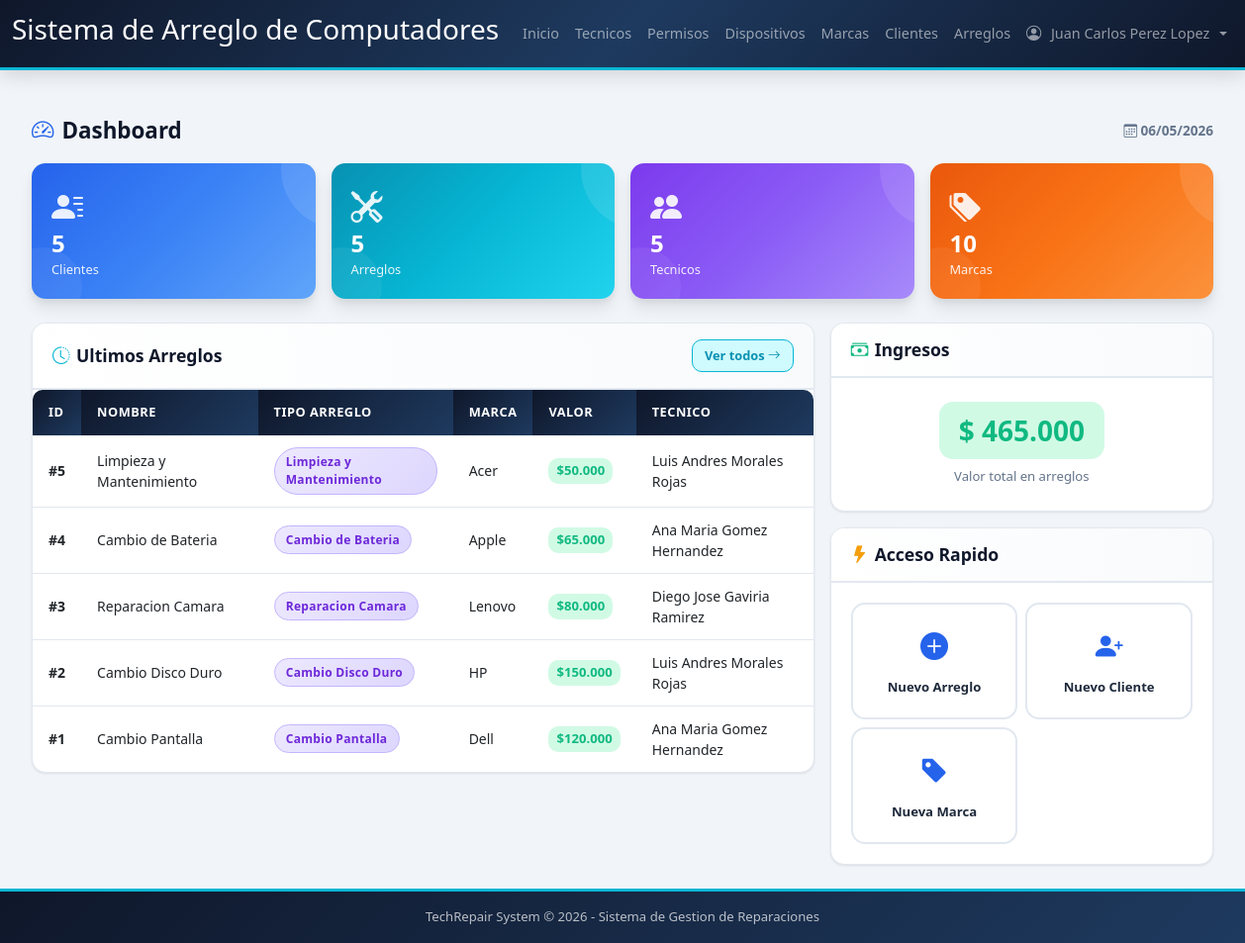
/Codigo/index.php (signed in), run on the app's committed database.
### tables this page shows
CREATE TABLE Arreglo (
  idArreglo INT NOT NULL AUTO_INCREMENT,
  Tipo_Dispositivo_idTipo INT NOT NULL,
  tipo_arreglo_id INT NOT NULL,
  Nombre_Arreglo VARCHAR(45) NOT NULL,
  Descripcion_Cliente VARCHAR(255) NOT NULL,
  comentario_estado TEXT DEFAULT NULL,
  Valor_Pago DECIMAL(10,2), 
  Fecha_Recibido DATE NOT NULL,
  Fecha_Entrega DATE,
  Fecha_Cambio_Estado DATETIME DEFAULT NULL,
  Marca_idMarca INT NOT NULL, 
  Tecnico_idTecnico INT NOT NULL,
  Estado_idEstado INT NOT NULL DEFAULT 1,
  PRIMARY KEY (idArreglo),
  CONSTRAINT fk_Arreglo_TipoDisp FOREIGN KEY (Tipo_Dispositivo_idTipo) REFERENCES Tipo_Dispositivo(idTipoDispositivo),
  CONSTRAINT fk_Arreglo_TipoArreglo FOREIGN KEY (tipo_arreglo_id) REFERENCES Tipo_Arreglo(id),
  CONSTRAINT fk_Arreglo_Marca FOREIGN KEY (Marca_idMarca) REFERENCES Marca(idMarca),
  CONSTRAINT fk_Arreglo_Tecnico FOREIGN KEY (Tecnico_idTecnico) REFERENCES Tecnico(idTecnico),
  CONSTRAINT fk_Arreglo_Estado FOREIGN KEY (Estado_idEstado) REFERENCES Estado(idEstado)
);

CREATE TABLE Marca (
  idMarca INT NOT NULL AUTO_INCREMENT,
  Nombre_Marca VARCHAR(45) NOT NULL, 
  PRIMARY KEY (idMarca)
);

CREATE TABLE Tecnico (
  idTecnico INT NOT NULL AUTO_INCREMENT,
  Nombre_Tecnico VARCHAR(100) NOT NULL, 
  Correo VARCHAR(100) NOT NULL UNIQUE, 
  Contraseña VARCHAR(255) NOT NULL, 
  Rol_idRol INT NOT NULL, 
  PRIMARY KEY (idTecnico),
  CONSTRAINT fk_Tecnico_Rol FOREIGN KEY (Rol_idRol) REFERENCES Rol(idRol)
);

### Codigo/index.php (the view, shortened to what this page needs)
<?php
include("conexion.php");
$isAdmin = isset($_SESSION['rol_nombre']) && $_SESSION['rol_nombre'] === 'Administrador';
$total_clientes = $conn->query("SELECT COUNT(*) as total FROM Cliente")->fetch_assoc()['total'];
$total_arreglos = $conn->query("SELECT COUNT(*) as total FROM Arreglo")->fetch_assoc()['total'];
$total_tecnicos = $conn->query("SELECT COUNT(*) as total FROM Tecnico")->fetch_assoc()['total'];
$total_marcas = $conn->query("SELECT COUNT(*) as total FROM Marca")->fetch_assoc()['total'];
$ultimos_arreglos = $conn->query("SELECT a.*, m.Nombre_Marca, u.Nombre_Tecnico
    FROM Arreglo a
    JOIN Marca m ON a.Marca_idMarca = m.idMarca
    JOIN Tecnico u ON a.Tecnico_idTecnico = u.idTecnico
    ORDER BY a.idArreglo DESC LIMIT 5");
$valor_total = $conn->query("SELECT COALESCE(SUM(Valor_Pago), 0) as total FROM Arreglo")->fetch_assoc()['total'];
?>
<!DOCTYPE html>
<html lang="es">
<head>
    <link href="https://cdn.jsdelivr.net/npm/bootstrap@5.1.3/dist/css/bootstrap.min.css" rel="stylesheet">
    <link href="https://cdn.jsdelivr.net/npm/bootstrap-icons@1.11.3/font/bootstrap-icons.min.css" rel="stylesheet">
    <link href="estils.css" rel="stylesheet">
</head>
<body>
    <?php include 'navbar.php'; ?>
    <div class="main-container">
        <div class="page-header">
            <h2><i class="bi bi-speedometer2"></i> Dashboard</h2>
            <span style="color: var(--color-text-muted); font-size: 0.85rem; font-weight: 600;">
                <i class="bi bi-calendar3"></i> <?php echo date('d/m/Y'); ?>
            </span>
        </div>
        <div class="row g-3 mb-4">
            <div class="col-12 col-sm-6 col-md-4 col-xl">
                <div class="stat-card bg-clientes">
                    <i class="bi bi-person-lines-fill stat-icon"></i>
                    <div class="stat-number"><?php echo $total_clientes; ?></div>
                    <div class="stat-label">Clientes</div>
                </div>
            </div>
            <div class="col-12 col-sm-6 col-md-4 col-xl">
                <div class="stat-card bg-arreglos">
                    <i class="bi bi-tools stat-icon"></i>
                    <div class="stat-number"><?php echo $total_arreglos; ?></div>
                    <div class="stat-label">Arreglos</div>
                </div>
            </div>
            <?php if ($isAdmin): ?>
            <div class="col-12 col-sm-6 col-md-4 col-xl">
                <div class="stat-card bg-tecnicos">
                    <i class="bi bi-people-fill stat-icon"></i>
                    <div class="stat-number"><?php echo $total_tecnicos; ?></div>
                    <div class="stat-label">Tecnicos</div>
                </div>
            </div>
            <?php endif; ?>
            <div class="col-12 col-sm-6 col-md-4 col-xl">
                <div class="stat-card bg-marcas">
                    <i class="bi bi-tags-fill stat-icon"></i>
                    <div class="stat-number"><?php echo $total_marcas; ?></div>
                    <div class="stat-label">Marcas</div>
                </div>
            </div>
        </div>
        <div class="row g-3">
            <div class="col-12 col-lg-8">
                <div class="card-custom">
                    <div class="card-header">
                        <h2><i class="bi bi-clock-history" style="color: var(--color-accent);"></i> Ultimos Arreglos</h2>
                        <a href="arreglo.php" class="btn btn-sm" style="background: var(--color-accent-light); color: #0891b2; border-radius: var(--radius); font-size: 0.8rem; font-weight: 600; padding: 0.35rem 0.75rem; border: 1.5px solid var(--color-accent); text-decoration: none;">
                            Ver todos <i class="bi bi-arrow-right"></i>
                        </a>
                    </div>
                    <div class="card-body p-0">
                        <div class="table-responsive">
                            <table class="table-custom table mb-0">
                                <thead>
                                    <tr>
                                        <th>ID</th>
                                        <th>Nombre</th>
                                        <th>Tipo Arreglo</th>
                                        <th>Marca</th>
                                        <th>Valor</th>
                                        <th>Tecnico</th>
                                    </tr>
                                </thead>
                                <tbody>
                                    <?php if ($ultimos_arreglos && $ultimos_arreglos->num_rows > 0): ?>
                                        <?php while ($arreglo = $ultimos_arreglos->fetch_assoc()): ?>
                                        <tr>
                                            <td><strong>#<?php echo $arreglo['idArreglo']; ?></strong></td>
                                            <td><?php echo htmlspecialchars($arreglo['Nombre_Arreglo']); ?></td>
                                            <td>
                                                <?php
                                                    $badge_class = 'badge-general';
                                                ?>
                                                <span class="badge-rol badge-tipo <?php echo $badge_class; ?>"><?php echo htmlspecialchars($arreglo['Nombre_Arreglo']); ?></span>
                                            </td>
                                            <td><?php echo htmlspecialchars($arreglo['Nombre_Marca']); ?></td>
                                            <td><span class="valor-moneda">$<?php echo number_format($arreglo['Valor_Pago'], 0, ',', '.'); ?></span></td>
                                            <td><?php echo htmlspecialchars($arreglo['Nombre_Tecnico']); ?></td>
                                        </tr>
                                        <?php endwhile; ?>
                                    <?php endif; ?>
                                </tbody>
                            </table>
                        </div>
                    </div>
                </div>
            </div>
            <div class="col-12 col-lg-4">
                <?php if ($isAdmin): ?>
                <div class="card-custom mb-3">
                    <div class="card-header">
                        <h2><i class="bi bi-cash-stack" style="color: var(--color-success);"></i> Ingresos</h2>
                    </div>
                    <div class="card-body text-center" style="padding: 1.5rem;">
                        <div style="font-size: 1.75rem; font-weight: 900; color: var(--color-success); background: var(--color-success-light); display: inline-block; padding: 0.5rem 1.25rem; border-radius: var(--radius-lg);">
                            $ <?php echo number_format($valor_total, 0, ',', '.'); ?>
                        </div>
                        <div style="color: var(--color-text-muted); font-size: 0.82rem; margin-top: 0.5rem; font-weight: 500;">
                            Valor total en arreglos
                        </div>
                    </div>
                </div>
                <?php endif; ?>
                <div class="card-custom">
                    <div class="card-header">
                        <h2><i class="bi bi-lightning-fill" style="color: var(--color-warning);"></i> Acceso Rapido</h2>
                    </div>
                    <div class="card-body">
                        <div class="row g-2">
                            <div class="col-12 col-sm-6">
                                <a href="arreglo.php" class="quick-access-card">
                                    <i class="bi bi-plus-circle-fill"></i>
                                    <span>Nuevo Arreglo</span>
                                </a>
                            </div>
                            <?php if ($isAdmin): ?>
                            <div class="col-12 col-sm-6">
                                <a href="cliente.php" class="quick-access-card">
                                    <i class="bi bi-person-plus-fill"></i>
                                    <span>Nuevo Cliente</span>
                                </a>
                            </div>
                            <div class="col-12 col-sm-6">
                                <a href="marca.php" class="quick-access-card">
                                    <i class="bi bi-tag-fill"></i>
                                    <span>Nueva Marca</span>
                                </a>
                            </div>
                            <?php endif; ?>
                        </div>
                    </div>
                </div>
            </div>
        </div>
    </div>
    <footer class="footer-custom">
        TechRepair System &copy; <?php echo date('Y'); ?> - Sistema de Gestion de Reparaciones
    </footer>
</body>
</html>

### Codigo/navbar.php (shortened to what this page needs)
<nav class="navbar navbar-expand-lg navbar-dark navbar-custom">
  <div class="container-fluid">
    <a class="navbar-brand"><h3>Sistema de Arreglo de Computadores</h3></a>
    <div class="collapse navbar-collapse" id="navbarNav">
      <ul class="navbar-nav">
        <li class="nav-item">
          <a class="nav-link" href="index.php">Inicio</a>
        </li>
        <?php if (isset($_SESSION['rol_nombre']) && $_SESSION['rol_nombre'] === 'Administrador'): ?>
        <li class="nav-item">
          <a class="nav-link" href="tecnicos.php">Tecnicos</a>
        </li>
        <li class="nav-item">
          <a class="nav-link" href="permisos.php">Permisos</a>
        </li>
        <li class="nav-item">
          <a class="nav-link" href="dispositivos.php">Dispositivos</a>
        </li>
        <li class="nav-item">
          <a class="nav-link" href="marca.php">Marcas</a>
        </li>
        <li class="nav-item">
          <a class="nav-link" href="cliente.php">Clientes</a>
        </li>
        <?php endif; ?>
        <li class="nav-item">
          <a class="nav-link" href="arreglo.php">Arreglos</a>
        </li>
      </ul>
      <ul class="navbar-nav ms-auto">
        <?php if (isset($_SESSION['tecnico'])): ?>
        <li class="nav-item dropdown">
          <a class="nav-link dropdown-toggle d-flex align-items-center" href="#" id="profileDropdown" role="button" data-bs-toggle="dropdown" aria-expanded="false">
            <i class="bi bi-person-circle me-1"></i>
            <?php echo htmlspecialchars($_SESSION['tecnico']); ?>
          </a>
        </li>
        <?php endif; ?>
      </ul>
    </div>
  </div>
</nav>

### data on the page
arreglo: idArreglo "5", Nombre_Arreglo "Limpieza y Mantenimiento", Marca_idMarca.Nombre_Marca "Acer", Valor_Pago "50.000", Tecnico_idTecnico.Nombre_Tecnico "Luis Andres Morales Rojas"
arreglo: idArreglo "4", Nombre_Arreglo "Cambio de Bateria", Marca_idMarca.Nombre_Marca "Apple", Valor_Pago "65.000", Tecnico_idTecnico.Nombre_Tecnico "Ana Maria Gomez Hernandez"
arreglo: idArreglo "3", Nombre_Arreglo "Reparacion Camara", Marca_idMarca.Nombre_Marca "Lenovo", Valor_Pago "80.000", Tecnico_idTecnico.Nombre_Tecnico "Diego Jose Gaviria Ramirez"
arreglo: idArreglo "2", Nombre_Arreglo "Cambio Disco Duro", Marca_idMarca.Nombre_Marca "HP", Valor_Pago "150.000", Tecnico_idTecnico.Nombre_Tecnico "Luis Andres Morales Rojas"
arreglo: idArreglo "1", Nombre_Arreglo "Cambio Pantalla", Marca_idMarca.Nombre_Marca "Dell", Valor_Pago "120.000", Tecnico_idTecnico.Nombre_Tecnico "Ana Maria Gomez Hernandez"

### other printed values
$_SESSION['tecnico'] "Juan Carlos Perez Lopez"
$total_clientes "5"
$total_arreglos "5"
$total_tecnicos "5"
$total_marcas "10"
$valor_total "465.000"
